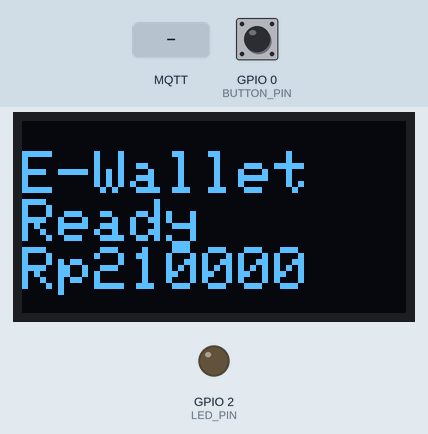
Simulated run of this sketch. Board: ESP32. On the bench: 128×64 one-colour display, output pins drawn as LEDs (lit = HIGH). Inputs (shaded band) come from the test bench; at power-on: GPIO 0 (BUTTON_PIN) HIGH. WiFi joins after 1.5 s; servers stay silent unless stated; EEPROM starts erased; no MQTT or app messages arrive unless stated; what the sketch prints to the serial monitor is not drawn.

Above: at 4.9 s.
5.0 s: GPIO 0 (BUTTON_PIN) pulled LOW for 0.15 s
At 5.9 s:
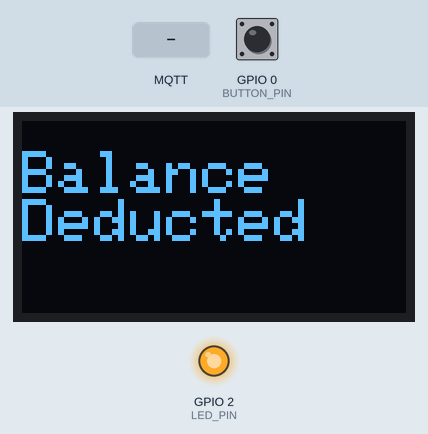
8.1 s: MQTT message "5" arrives on the second subscribed topic
At 8.9 s:
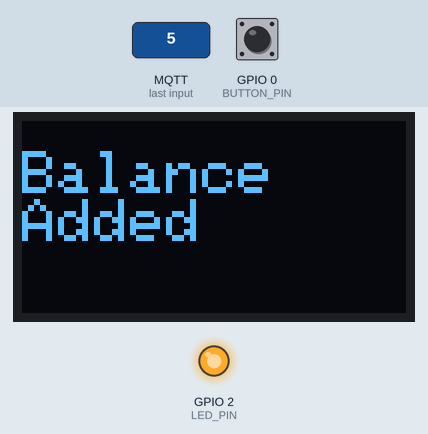
11.1 s: MQTT message "90" arrives on the second subscribed topic
At 12.39 s:
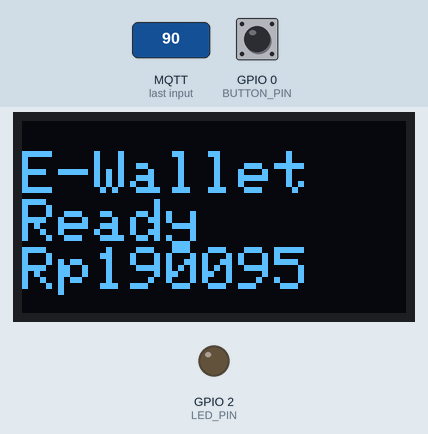
12.6 s: GPIO 0 (BUTTON_PIN) pulled LOW for 1 s
At 18.6 s:
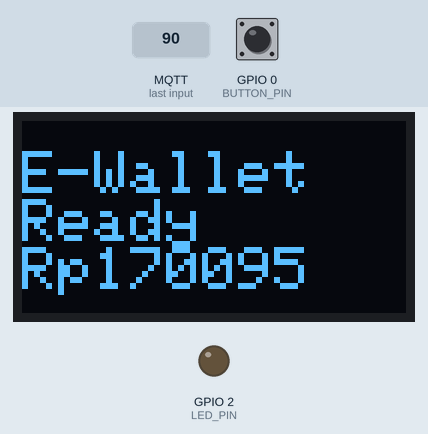
Timing chart, 0 to 19.1 s (numbered marks = the images above; inputs shaded):
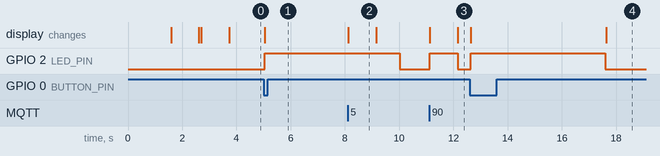

Measured:
- after the input at 5.0 s, GPIO 2 (LED_PIN): LOW → HIGH at once; the display: changes at once (image 1)
- after the input at 8.1 s, the display: changes at once (image 2)
- after the input at 11.1 s, GPIO 2 (LED_PIN): LOW → HIGH at once, → LOW 1.0 s later; the display: first changes at once (image 3 shows a later state)
- after the input at 12.6 s, GPIO 2 (LED_PIN): LOW → HIGH at once, → LOW 5.0 s later; the display: first changes at once (image 4 shows a later state)
- what the display in image 2 shows lasts 1.1 s, from 8.1 s to 9.2 s

The sketch:

firmware.ino
```cpp
// IoT Payment Firmware
// 13520110 - Farrel Ahmad

#include <WiFi.h>
#include <PubSubClient.h>
#include <Adafruit_GFX.h>
#include <Adafruit_SSD1306.h>
#include <Preferences.h>

// Macro
#define SCREEN_WIDTH 128
#define SCREEN_HEIGHT 64
#define BUTTON_PIN 0
#define LED_PIN 2
#define BALANCE_KEY "balance"

// WiFi
const char *ssid = "";
const char *password = "";

// MQTT Broker
const char *mqtt_broker = "";
const int mqtt_port = 0;
const char *topic_payment_log = "/iot-payment/payment/log";
const char *topic_balance_check = "/iot-payment/balance/check";
const char *topic_balance_topup = "/iot-payment/balance/topup";
const char *client_id = "ESP32ClientMyEWallet";

// Global Variables
int balance = 210000;
int max_balance = 5000000;
int deduction = 20000;
int max_topup = 5000000;
WiFiClient espClient;
PubSubClient client(espClient);
Adafruit_SSD1306 display(SCREEN_WIDTH, SCREEN_HEIGHT, &Wire, -1);
bool deduct = false;
Preferences preferences;

bool isNumeric(const char* str) {
    if (*str == '\0') {
        return false;
    }
    while (*str != '\0') {
        if (!isdigit(*str)) {
            return false;
        }
        str++;
    }
    return true;
}

void connect_wifi() {
  WiFi.begin(ssid, password);
  Serial.println("Connecting to WiFi..");
  while (WiFi.status() != WL_CONNECTED) {
      delay(10);
  }
  Serial.println("WiFi connected");
  Serial.print("IP address: "); Serial.println(WiFi.localIP());
}

void connect_broker() {
  client.setServer(mqtt_broker, mqtt_port);
  client.setCallback(callback);
  Serial.println("Connecting to broker");
  while (!client.connected()) {
    client.connect(client_id);
    delay(10);
  }
  client.subscribe(topic_balance_check);
  client.subscribe(topic_balance_topup);
  Serial.println("MQTT Broker connected");
}

void callback(char *topic_recv, byte *payload, unsigned int length) {
  String msg;
  for (int i = 0; i < length; i++) {
    msg += (char)payload[i];
  }
  String balance_str = String(balance);
  if (String(topic_recv) == String(topic_balance_check)) {
    if (msg == "check") {
      client.publish(topic_balance_check, balance_str.c_str());
      client.loop();
    }
  }
  else if (String(topic_recv) == String(topic_balance_topup)) {
    if (isNumeric(msg.c_str())) {
      int topup = atoi(msg.c_str());
      topup = topup < max_topup ? topup : max_topup;
      balance = balance + topup < max_balance ? balance + topup : max_balance;
      preferences.putInt(BALANCE_KEY, balance);
      balance_str = String(balance);
      String log = msg + "," + balance_str;
      client.publish(topic_payment_log, log.c_str());
      write_oled("Balance\nAdded"); digitalWrite(LED_PIN, HIGH);
      delay(1000);
      write_oled("E-Wallet\nReady\nRp" + String(balance)); digitalWrite(LED_PIN, LOW);
      client.loop();
    }
  }
}

void IRAM_ATTR isr() {
  deduct = !deduct ? true : false;
}

void write_oled(String text) {
  display.clearDisplay();
  display.setTextSize(2);
  display.setTextColor(WHITE);
  display.setCursor(0, 10);
  display.println(text);
  display.display();
}

void setup() {
  // Pin Settings
  pinMode(BUTTON_PIN, INPUT);
  pinMode(LED_PIN, OUTPUT);
  attachInterrupt(BUTTON_PIN, isr, FALLING);

  // OLED Setup
  if(!display.begin(SSD1306_SWITCHCAPVCC, 0x3C)) {
    Serial.println(F("SSD1306 allocation failed"));
    for(;;);
  }

  // Preferences
  preferences.begin("payment", false);
  if (!preferences.isKey(BALANCE_KEY)) {
    preferences.putInt(BALANCE_KEY, balance);
  }
  balance = preferences.getInt(BALANCE_KEY);

  // Connect to Wi-Fi
  write_oled("Connecting\nWiFi");
  connect_wifi();
  write_oled("WiFi\nConnected"); delay(1000);

  // Connect to MQTT Broker
  write_oled("Connecting\nBroker");
  connect_broker();
  write_oled("Broker\nConnected"); delay(1000);
  write_oled("E-Wallet\nReady\nRp" + String(balance));
}

void loop() {
  if (deduct) {
    unsigned long start_time = millis();
    String log;
    if (balance - deduction >= 0) {
      preferences.putInt(BALANCE_KEY, balance - deduction);
      balance -= deduction;
      write_oled("Balance\nDeducted");
      log = "-" + String(20000) + "," + String(balance);
      client.publish(topic_payment_log, log.c_str());
      while(millis() - start_time < 5000){
        digitalWrite(LED_PIN, HIGH);
        client.loop();
      }
      digitalWrite(LED_PIN, LOW);
    }
    else {
      write_oled("Balance\nNot\nSufficient");
      log = "0," + String(balance);
      client.publish(topic_payment_log, log.c_str());
      while(millis() - start_time < 5000){
        digitalWrite(LED_PIN, HIGH);
        delay(250);
        digitalWrite(LED_PIN, LOW);
        delay(250);
        client.loop();
      }
    }
    write_oled("E-Wallet\nReady\nRp" + String(balance));
    deduct = false;
  }
  else {
    client.loop();
  }
  delay(20);
}
```
